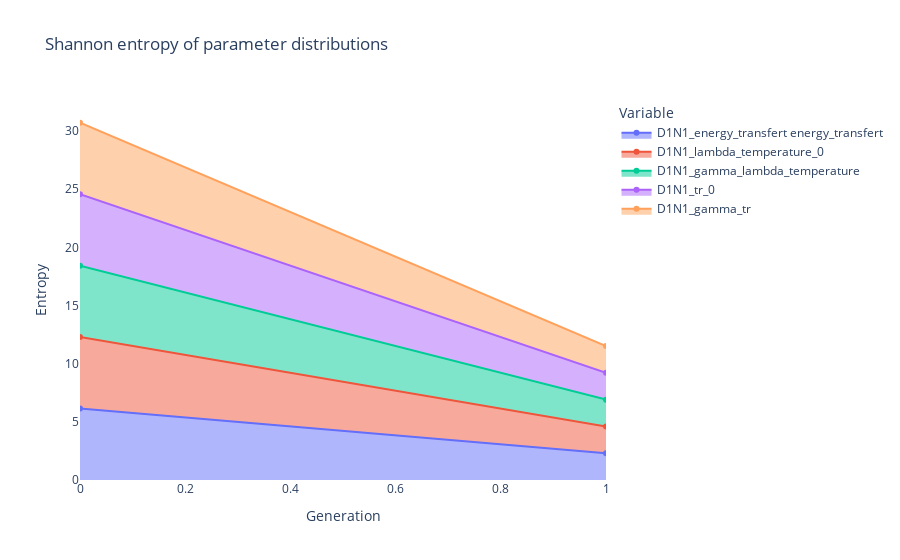

Notebook cell for this chart:
### Code cell
viewer.shannon_entropy(bins=100_000)

### Figure 1 — Plotly figure (JSON) as saved in the notebook; plotly's stock layout.template omitted (floating-point values rounded to 4 significant figures)
{"data": [{"fillpattern": {"shape": ""}, "hovertemplate": "Variable=D1N1_energy_transfert energy_transfert<br>Generation=%{x}<br>Entropy=%{y}<extra></extra>", "legendgroup": "D1N1_energy_transfert energy_transfert", "line": {"color": "#636efa"}, "marker": {"symbol": "circle"}, "mode": "lines+markers", "name": "D1N1_energy_transfert energy_transfert", "orientation": "v", "showlegend": true, "stackgroup": "1", "type": "scatter", "x": [0, 1], "xaxis": "x", "y": [6.143, 2.303], "yaxis": "y"}, {"fillpattern": {"shape": ""}, "hovertemplate": "Variable=D1N1_lambda_temperature_0<br>Generation=%{x}<br>Entropy=%{y}<extra></extra>", "legendgroup": "D1N1_lambda_temperature_0", "line": {"color": "#EF553B"}, "marker": {"symbol": "circle"}, "mode": "lines+markers", "name": "D1N1_lambda_temperature_0", "orientation": "v", "showlegend": true, "stackgroup": "1", "type": "scatter", "x": [0, 1], "xaxis": "x", "y": [6.141, 2.303], "yaxis": "y"}, {"fillpattern": {"shape": ""}, "hovertemplate": "Variable=D1N1_gamma_lambda_temperature<br>Generation=%{x}<br>Entropy=%{y}<extra></extra>", "legendgroup": "D1N1_gamma_lambda_temperature", "line": {"color": "#00cc96"}, "marker": {"symbol": "circle"}, "mode": "lines+markers", "name": "D1N1_gamma_lambda_temperature", "orientation": "v", "showlegend": true, "stackgroup": "1", "type": "scatter", "x": [0, 1], "xaxis": "x", "y": [6.143, 2.303], "yaxis": "y"}, {"fillpattern": {"shape": ""}, "hovertemplate": "Variable=D1N1_tr_0<br>Generation=%{x}<br>Entropy=%{y}<extra></extra>", "legendgroup": "D1N1_tr_0", "line": {"color": "#ab63fa"}, "marker": {"symbol": "circle"}, "mode": "lines+markers", "name": "D1N1_tr_0", "orientation": "v", "showlegend": true, "stackgroup": "1", "type": "scatter", "x": [0, 1], "xaxis": "x", "y": [6.143, 2.303], "yaxis": "y"}, {"fillpattern": {"shape": ""}, "hovertemplate": "Variable=D1N1_gamma_tr<br>Generation=%{x}<br>Entropy=%{y}<extra></extra>", "legendgroup": "D1N1_gamma_tr", "line": {"color": "#FFA15A"}, "marker": {"symbol": "circle"}, "mode": "lines+markers", "name": "D1N1_gamma_tr", "orientation": "v", "showlegend": true, "stackgroup": "1", "type": "scatter", "x": [0, 1], "xaxis": "x", "y": [6.139, 2.303], "yaxis": "y"}], "layout": {"legend": {"title": {"text": "Variable"}, "tracegroupgap": 0}, "plot_bgcolor": "rgba(0, 0, 0, 0)", "title": {"text": "Shannon entropy of parameter distributions"}, "xaxis": {"anchor": "y", "domain": [0, 1], "showgrid": false, "title": {"text": "Generation"}}, "yaxis": {"anchor": "x", "domain": [0, 1], "showgrid": false, "title": {"text": "Entropy"}}}}
